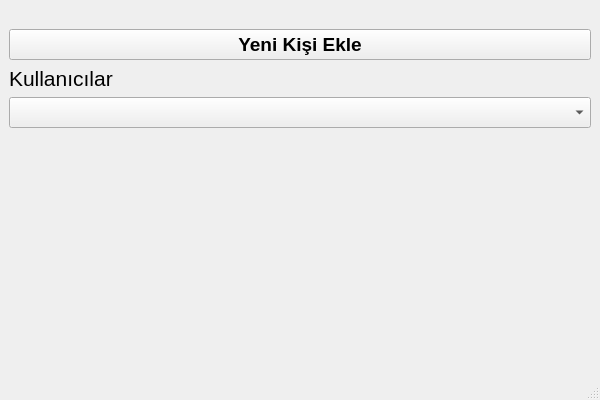
<?xml version="1.0" encoding="UTF-8"?>
<ui version="4.0">
 <class>MainWindow</class>
 <widget class="QMainWindow" name="MainWindow">
  <property name="geometry">
   <rect>
    <x>0</x>
    <y>0</y>
    <width>600</width>
    <height>400</height>
   </rect>
  </property>
  <property name="windowTitle">
   <string>MainWindow</string>
  </property>
  <widget class="QWidget" name="centralwidget">
   <layout class="QGridLayout" name="gridLayout">
    <item row="1" column="0">
     <widget class="QPushButton" name="pushButton_add_new_user">
      <property name="sizePolicy">
       <sizepolicy hsizetype="Preferred" vsizetype="Fixed">
        <horstretch>30</horstretch>
        <verstretch>0</verstretch>
       </sizepolicy>
      </property>
      <property name="font">
       <font>
        <pointsize>14</pointsize>
        <weight>75</weight>
        <bold>true</bold>
       </font>
      </property>
      <property name="text">
       <string>Yeni Kişi Ekle</string>
      </property>
     </widget>
    </item>
    <item row="2" column="0">
     <widget class="QLabel" name="label">
      <property name="font">
       <font>
        <pointsize>16</pointsize>
       </font>
      </property>
      <property name="text">
       <string>Kullanıcılar</string>
      </property>
     </widget>
    </item>
    <item row="3" column="0">
     <widget class="QComboBox" name="comboBox_users">
      <property name="font">
       <font>
        <pointsize>14</pointsize>
       </font>
      </property>
     </widget>
    </item>
    <item row="4" column="0">
     <spacer name="verticalSpacer">
      <property name="orientation">
       <enum>Qt::Vertical</enum>
      </property>
      <property name="sizeHint" stdset="0">
       <size>
        <width>20</width>
        <height>40</height>
       </size>
      </property>
     </spacer>
    </item>
    <item row="0" column="0">
     <spacer name="verticalSpacer_2">
      <property name="orientation">
       <enum>Qt::Vertical</enum>
      </property>
      <property name="sizeType">
       <enum>QSizePolicy::Preferred</enum>
      </property>
      <property name="sizeHint" stdset="0">
       <size>
        <width>20</width>
        <height>20</height>
       </size>
      </property>
     </spacer>
    </item>
   </layout>
  </widget>
  <widget class="QMenuBar" name="menubar">
   <property name="geometry">
    <rect>
     <x>0</x>
     <y>0</y>
     <width>600</width>
     <height>26</height>
    </rect>
   </property>
  </widget>
  <widget class="QStatusBar" name="statusbar"/>
 </widget>
 <resources/>
 <connections/>
</ui>
